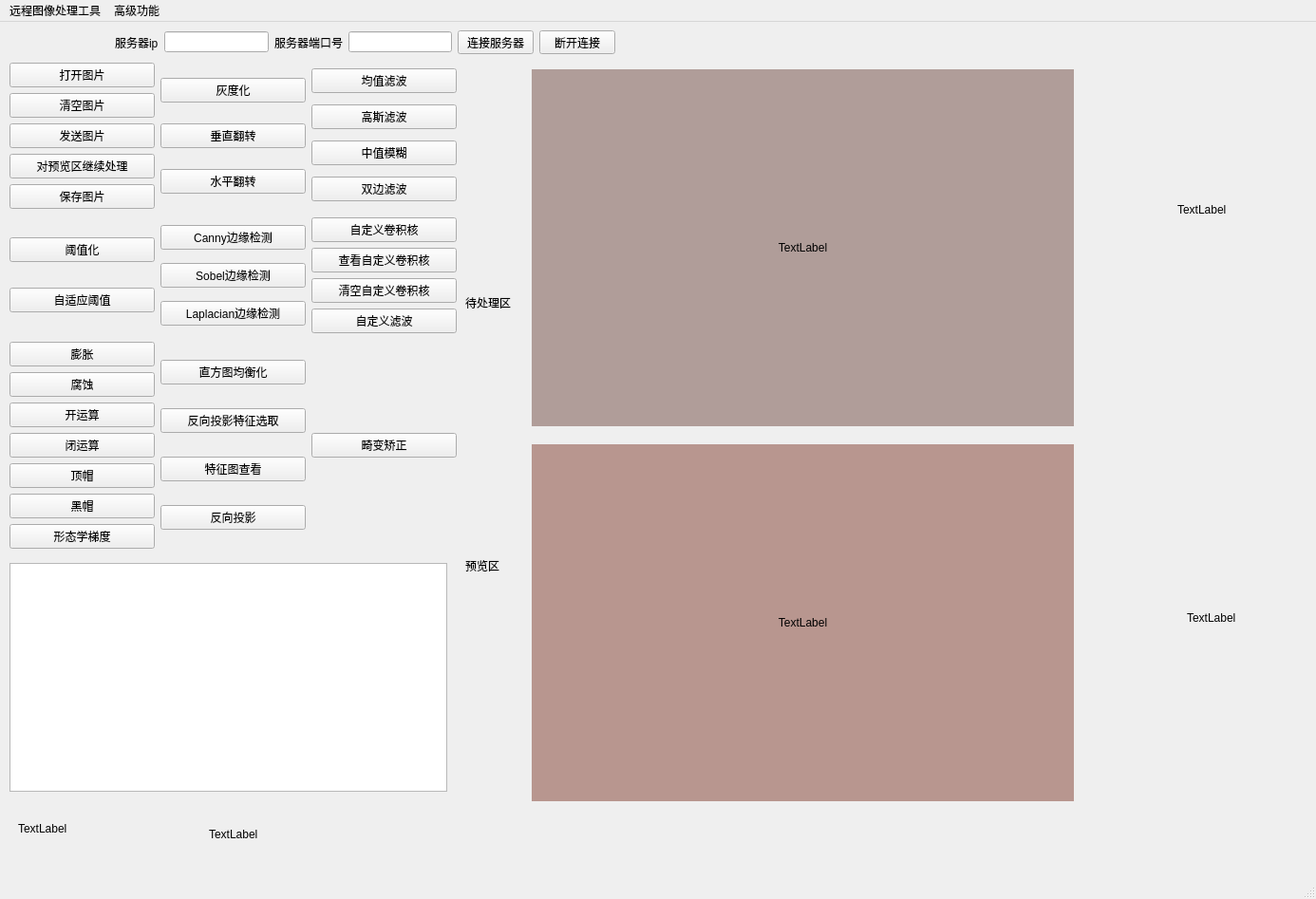
<?xml version="1.0" encoding="UTF-8"?>
<ui version="4.0">
 <class>MainWindow</class>
 <widget class="QMainWindow" name="MainWindow">
  <property name="geometry">
   <rect>
    <x>0</x>
    <y>0</y>
    <width>1386</width>
    <height>947</height>
   </rect>
  </property>
  <property name="windowTitle">
   <string>MainWindow</string>
  </property>
  <widget class="QWidget" name="centralwidget">
   <widget class="QLabel" name="colorLabel_out">
    <property name="geometry">
     <rect>
      <x>1250</x>
      <y>620</y>
      <width>131</width>
      <height>16</height>
     </rect>
    </property>
    <property name="text">
     <string>TextLabel</string>
    </property>
   </widget>
   <widget class="QWidget" name="widgetBottom" native="true">
    <property name="geometry">
     <rect>
      <x>10</x>
      <y>820</y>
      <width>481</width>
      <height>71</height>
     </rect>
    </property>
    <property name="styleSheet">
     <string notr="true"/>
    </property>
    <widget class="QLabel" name="labelSended">
     <property name="geometry">
      <rect>
       <x>210</x>
       <y>20</y>
       <width>161</width>
       <height>31</height>
      </rect>
     </property>
     <property name="text">
      <string>TextLabel</string>
     </property>
    </widget>
    <widget class="QLabel" name="labelConnected">
     <property name="geometry">
      <rect>
       <x>9</x>
       <y>9</y>
       <width>131</width>
       <height>41</height>
      </rect>
     </property>
     <property name="text">
      <string>TextLabel</string>
     </property>
    </widget>
   </widget>
   <widget class="QLabel" name="colorLabel_in">
    <property name="geometry">
     <rect>
      <x>1240</x>
      <y>190</y>
      <width>121</width>
      <height>16</height>
     </rect>
    </property>
    <property name="text">
     <string>TextLabel</string>
    </property>
   </widget>
   <widget class="QTextEdit" name="textEditVisualCommand">
    <property name="geometry">
     <rect>
      <x>10</x>
      <y>570</y>
      <width>461</width>
      <height>241</height>
     </rect>
    </property>
   </widget>
   <widget class="QWidget" name="layoutWidget">
    <property name="geometry">
     <rect>
      <x>121</x>
      <y>9</y>
      <width>527</width>
      <height>25</height>
     </rect>
    </property>
    <layout class="QHBoxLayout" name="horizontalLayout_TCP">
     <item>
      <widget class="QLabel" name="labelIP">
       <property name="text">
        <string>服务器ip</string>
       </property>
      </widget>
     </item>
     <item>
      <widget class="QLineEdit" name="ipLineEdit"/>
     </item>
     <item>
      <widget class="QLabel" name="labelPort">
       <property name="text">
        <string>服务器端口号</string>
       </property>
      </widget>
     </item>
     <item>
      <widget class="QLineEdit" name="portLineEdit"/>
     </item>
     <item>
      <widget class="QPushButton" name="connectButton">
       <property name="text">
        <string>连接服务器</string>
       </property>
      </widget>
     </item>
     <item>
      <widget class="QPushButton" name="disconnectButton">
       <property name="text">
        <string>断开连接</string>
       </property>
      </widget>
     </item>
    </layout>
   </widget>
   <widget class="QWidget" name="layoutWidget">
    <property name="geometry">
     <rect>
      <x>490</x>
      <y>50</y>
      <width>641</width>
      <height>771</height>
     </rect>
    </property>
    <layout class="QHBoxLayout" name="horizontalLayout_workSpace" stretch="1,9">
     <item>
      <layout class="QVBoxLayout" name="verticalLayoutLabel">
       <item>
        <widget class="QLabel" name="label">
         <property name="maximumSize">
          <size>
           <width>16777215</width>
           <height>50</height>
          </size>
         </property>
         <property name="text">
          <string>待处理区</string>
         </property>
        </widget>
       </item>
       <item>
        <widget class="QLabel" name="label_2">
         <property name="maximumSize">
          <size>
           <width>16777215</width>
           <height>50</height>
          </size>
         </property>
         <property name="text">
          <string>预览区</string>
         </property>
        </widget>
       </item>
      </layout>
     </item>
     <item>
      <layout class="QVBoxLayout" name="verticalLayoutImage" stretch="30,1,30">
       <item>
        <widget class="imageLabel" name="imageLabel_in">
         <property name="styleSheet">
          <string notr="true">background-color: rgb(176, 157, 153);</string>
         </property>
         <property name="text">
          <string>TextLabel</string>
         </property>
         <property name="scaledContents">
          <bool>false</bool>
         </property>
         <property name="alignment">
          <set>Qt::AlignmentFlag::AlignCenter</set>
         </property>
        </widget>
       </item>
       <item>
        <spacer name="verticalSpacer">
         <property name="orientation">
          <enum>Qt::Orientation::Vertical</enum>
         </property>
         <property name="sizeHint" stdset="0">
          <size>
           <width>20</width>
           <height>40</height>
          </size>
         </property>
        </spacer>
       </item>
       <item>
        <widget class="imageLabel" name="imageLabel_out">
         <property name="styleSheet">
          <string notr="true">background-color: rgb(184, 150, 143);</string>
         </property>
         <property name="text">
          <string>TextLabel</string>
         </property>
         <property name="scaledContents">
          <bool>false</bool>
         </property>
         <property name="alignment">
          <set>Qt::AlignmentFlag::AlignCenter</set>
         </property>
        </widget>
       </item>
      </layout>
     </item>
    </layout>
   </widget>
   <widget class="QWidget" name="">
    <property name="geometry">
     <rect>
      <x>10</x>
      <y>40</y>
      <width>471</width>
      <height>521</height>
     </rect>
    </property>
    <layout class="QVBoxLayout" name="verticalLayout">
     <item>
      <layout class="QHBoxLayout" name="horizontalLayout">
       <item>
        <layout class="QVBoxLayout" name="verticalLayout_FileOperate">
         <item>
          <widget class="QPushButton" name="openButton">
           <property name="text">
            <string>打开图片</string>
           </property>
          </widget>
         </item>
         <item>
          <widget class="QPushButton" name="clearButton">
           <property name="text">
            <string>清空图片</string>
           </property>
          </widget>
         </item>
         <item>
          <widget class="QPushButton" name="sendButton">
           <property name="text">
            <string>发送图片</string>
           </property>
          </widget>
         </item>
         <item>
          <widget class="QPushButton" name="continueButton">
           <property name="text">
            <string>对预览区继续处理</string>
           </property>
          </widget>
         </item>
         <item>
          <widget class="QPushButton" name="saveButton">
           <property name="text">
            <string>保存图片</string>
           </property>
          </widget>
         </item>
        </layout>
       </item>
       <item>
        <layout class="QVBoxLayout" name="verticalLayout_Basic">
         <item>
          <widget class="QPushButton" name="cmd_grayButton">
           <property name="text">
            <string>灰度化</string>
           </property>
          </widget>
         </item>
         <item>
          <widget class="QPushButton" name="cmd_flipxButton">
           <property name="text">
            <string>垂直翻转</string>
           </property>
          </widget>
         </item>
         <item>
          <widget class="QPushButton" name="cmd_flipyButton">
           <property name="text">
            <string>水平翻转</string>
           </property>
          </widget>
         </item>
        </layout>
       </item>
       <item>
        <layout class="QVBoxLayout" name="verticalLayout_Blur">
         <item>
          <widget class="QPushButton" name="cmd_blurButton">
           <property name="text">
            <string>均值滤波</string>
           </property>
          </widget>
         </item>
         <item>
          <widget class="QPushButton" name="cmd_gaussianBlurButton">
           <property name="text">
            <string>高斯滤波</string>
           </property>
          </widget>
         </item>
         <item>
          <widget class="QPushButton" name="cmd_medianBlurButton">
           <property name="text">
            <string>中值模糊</string>
           </property>
          </widget>
         </item>
         <item>
          <widget class="QPushButton" name="cmd_bilateralFilButton">
           <property name="text">
            <string>双边滤波</string>
           </property>
          </widget>
         </item>
        </layout>
       </item>
      </layout>
     </item>
     <item>
      <layout class="QHBoxLayout" name="horizontalLayout_3">
       <item>
        <layout class="QVBoxLayout" name="verticalLayout_Threshold">
         <item>
          <widget class="QPushButton" name="cmd_threshHoldButton">
           <property name="text">
            <string>阈值化</string>
           </property>
          </widget>
         </item>
         <item>
          <widget class="QPushButton" name="cmd_adaptiveButton">
           <property name="text">
            <string>自适应阈值</string>
           </property>
          </widget>
         </item>
        </layout>
       </item>
       <item>
        <layout class="QVBoxLayout" name="verticalLayout_Edge">
         <item>
          <widget class="QPushButton" name="cmd_CannyButton">
           <property name="text">
            <string>Canny边缘检测</string>
           </property>
          </widget>
         </item>
         <item>
          <widget class="QPushButton" name="cmd_SobelButton">
           <property name="text">
            <string>Sobel边缘检测</string>
           </property>
          </widget>
         </item>
         <item>
          <widget class="QPushButton" name="cmd_LaplacianButton">
           <property name="text">
            <string>Laplacian边缘检测</string>
           </property>
          </widget>
         </item>
        </layout>
       </item>
       <item>
        <layout class="QVBoxLayout" name="verticalLayout_Costom">
         <item>
          <widget class="QPushButton" name="cmd_customButton">
           <property name="text">
            <string>自定义卷积核</string>
           </property>
          </widget>
         </item>
         <item>
          <widget class="QPushButton" name="cmd_showCustomButton">
           <property name="text">
            <string>查看自定义卷积核</string>
           </property>
          </widget>
         </item>
         <item>
          <widget class="QPushButton" name="cmd_deleteCustomButton">
           <property name="text">
            <string>清空自定义卷积核</string>
           </property>
          </widget>
         </item>
         <item>
          <widget class="QPushButton" name="cmd_customFilterButton">
           <property name="text">
            <string>自定义滤波</string>
           </property>
          </widget>
         </item>
        </layout>
       </item>
      </layout>
     </item>
     <item>
      <layout class="QHBoxLayout" name="horizontalLayout_2">
       <item>
        <layout class="QVBoxLayout" name="verticalLayout_Morphological">
         <item>
          <widget class="QPushButton" name="cmd_dilateButton">
           <property name="text">
            <string>膨胀</string>
           </property>
          </widget>
         </item>
         <item>
          <widget class="QPushButton" name="cmd_erodeButton">
           <property name="text">
            <string>腐蚀</string>
           </property>
          </widget>
         </item>
         <item>
          <widget class="QPushButton" name="cmd_openButton">
           <property name="text">
            <string>开运算</string>
           </property>
          </widget>
         </item>
         <item>
          <widget class="QPushButton" name="cmd_closeButton">
           <property name="text">
            <string>闭运算</string>
           </property>
          </widget>
         </item>
         <item>
          <widget class="QPushButton" name="cmd_tophatButton">
           <property name="text">
            <string>顶帽</string>
           </property>
          </widget>
         </item>
         <item>
          <widget class="QPushButton" name="cmd_blackhatButton">
           <property name="text">
            <string>黑帽</string>
           </property>
          </widget>
         </item>
         <item>
          <widget class="QPushButton" name="cmd_gradientButton">
           <property name="text">
            <string>形态学梯度</string>
           </property>
          </widget>
         </item>
        </layout>
       </item>
       <item>
        <layout class="QVBoxLayout" name="verticalLayout_Hist">
         <item>
          <widget class="QPushButton" name="cmd_equalizeButton">
           <property name="text">
            <string>直方图均衡化</string>
           </property>
          </widget>
         </item>
         <item>
          <widget class="QPushButton" name="cmd_uploadHistTemplateButton">
           <property name="text">
            <string>反向投影特征选取</string>
           </property>
          </widget>
         </item>
         <item>
          <widget class="QPushButton" name="cmd_showUploadTemplate">
           <property name="text">
            <string>特征图查看</string>
           </property>
          </widget>
         </item>
         <item>
          <widget class="QPushButton" name="cmd_backProjectButton">
           <property name="text">
            <string>反向投影</string>
           </property>
          </widget>
         </item>
        </layout>
       </item>
       <item>
        <widget class="QPushButton" name="cmd_perspectiveButton">
         <property name="text">
          <string>畸变矫正</string>
         </property>
        </widget>
       </item>
      </layout>
     </item>
    </layout>
   </widget>
   <zorder>layoutWidget</zorder>
   <zorder>layoutWidget</zorder>
   <zorder>layoutWidget</zorder>
   <zorder>layoutWidget</zorder>
   <zorder>layoutWidget</zorder>
   <zorder>layoutWidget</zorder>
   <zorder>layoutWidget</zorder>
   <zorder>layoutWidget</zorder>
   <zorder>layoutWidget</zorder>
   <zorder>textEditVisualCommand</zorder>
   <zorder>colorLabel_out</zorder>
   <zorder>cmd_perspectiveButton</zorder>
   <zorder>layoutWidget</zorder>
   <zorder>widgetBottom</zorder>
   <zorder>colorLabel_in</zorder>
  </widget>
  <widget class="QMenuBar" name="menubar">
   <property name="geometry">
    <rect>
     <x>0</x>
     <y>0</y>
     <width>1386</width>
     <height>20</height>
    </rect>
   </property>
   <widget class="QMenu" name="menu">
    <property name="title">
     <string>远程图像处理工具</string>
    </property>
    <addaction name="action"/>
    <addaction name="action_2"/>
   </widget>
   <widget class="QMenu" name="menu_3">
    <property name="title">
     <string>高级功能</string>
    </property>
   </widget>
   <addaction name="menu"/>
   <addaction name="menu_3"/>
  </widget>
  <widget class="QStatusBar" name="statusbar"/>
  <action name="action">
   <property name="text">
    <string>使用说明</string>
   </property>
  </action>
  <action name="action_2">
   <property name="text">
    <string>退出</string>
   </property>
  </action>
 </widget>
 <customwidgets>
  <customwidget>
   <class>imageLabel</class>
   <extends>QLabel</extends>
   <header location="global">imagelabel.h</header>
  </customwidget>
 </customwidgets>
 <resources/>
 <connections/>
</ui>
